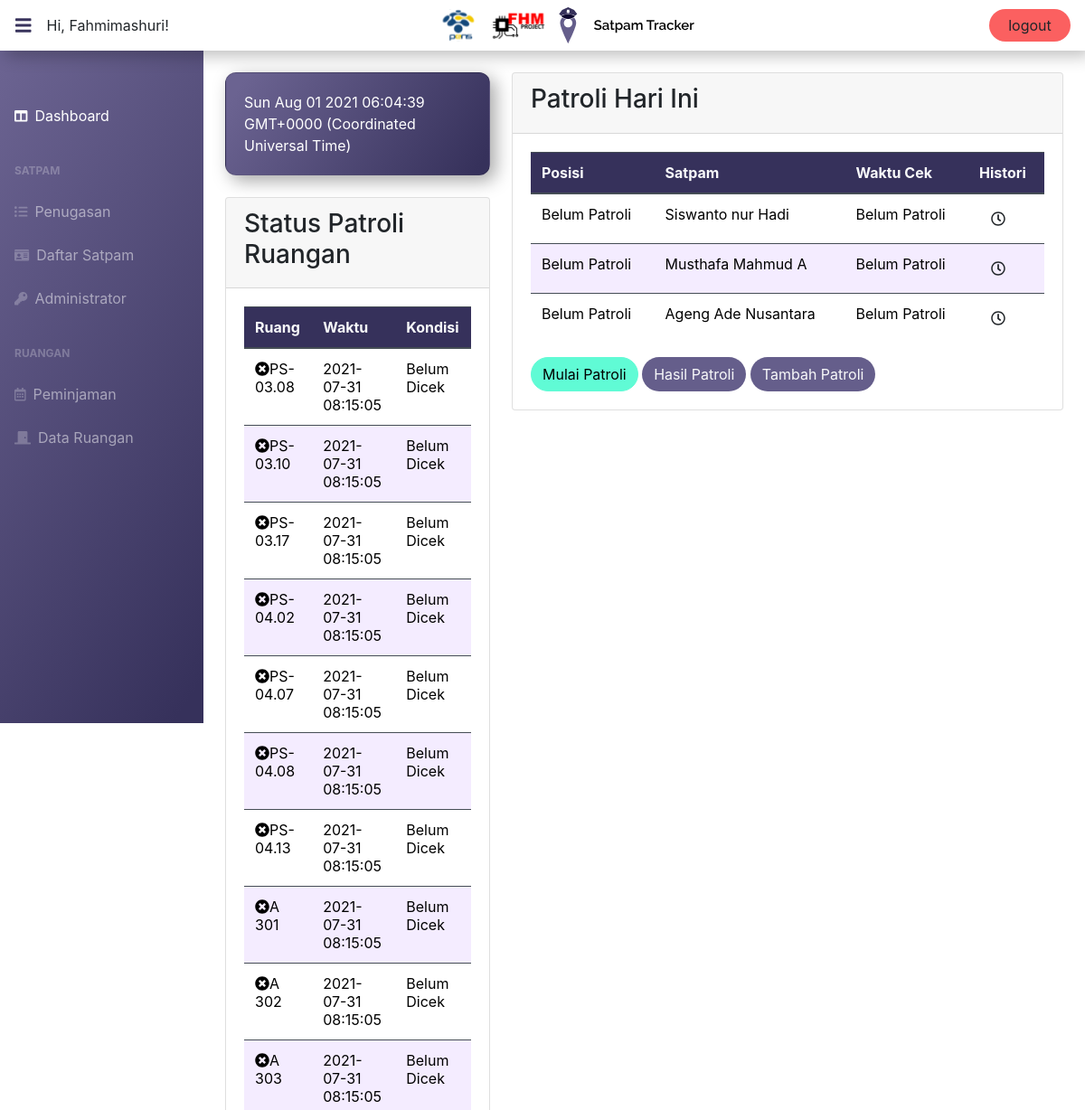
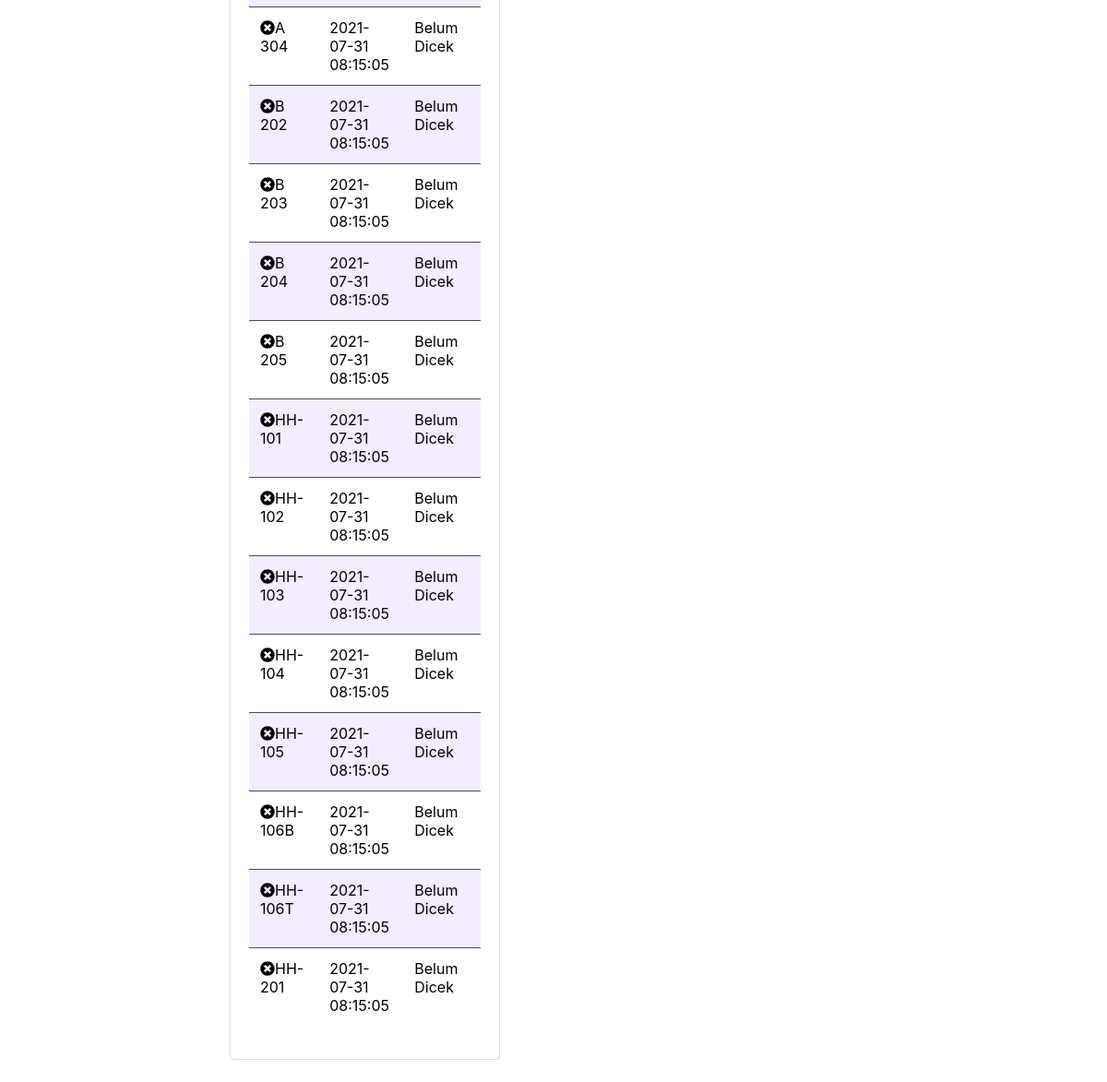
The page /index.php (signed in) on the database its author committed (2 pictures, top to bottom).
### tables this page shows
CREATE TABLE `data_tugas_new` (
  `id` int(11) NOT NULL,
  `ruang` varchar(255) NOT NULL,
  `nip` varchar(11) NOT NULL,
  `satpam` varchar(255) NOT NULL,
  `rfid` varchar(11) NOT NULL,
  `tanggal` date NOT NULL DEFAULT current_timestamp(),
  `status` int(2) NOT NULL,
  `status_ruangan` varchar(255) NOT NULL,
  `waktu_cek` timestamp NOT NULL DEFAULT current_timestamp() ON UPDATE current_timestamp()
);

CREATE TABLE `data_satpam_new` (
  `u_id` mediumint(255) NOT NULL,
  `rfid` varchar(255) DEFAULT NULL,
  `nip` varchar(255) DEFAULT NULL,
  `nama` varchar(255) DEFAULT NULL,
  `email` varchar(255) DEFAULT NULL,
  `pass` varchar(255) DEFAULT NULL,
  `posisi` varchar(255) DEFAULT NULL,
  `alamat` varchar(255) DEFAULT NULL,
  `umur` mediumint(9) DEFAULT NULL,
  `tanggal_masuk` varchar(255) DEFAULT NULL,
  `nomor_hp` varchar(100) DEFAULT NULL
);

### index.php (the view, shortened to what this page needs)
<?php
   include 'head.php';
   ?>
<?php
   include 'nav.php';
   $conn = new mysqli(DB_HOST, DB_USER, DB_PASSWORD, DB_DATABASE);
   $sql = "SELECT ruang.* FROM ruang WHERE NOT EXISTS(SELECT 1 FROM data_tugas_new WHERE data_tugas_new.ruang=ruang.ruang)";
$result = $conn->query($sql);
   $sql = "SELECT * FROM data_tugas_new";
   $result = $conn->query($sql);
   if ($result->num_rows > 0) {
     while($row = mysqli_fetch_object($result)) {
      $patroli[] = $row;
   }}
   $sql = "SELECT * FROM data_satpam_new";
   $result = $conn->query($sql);
   if ($result->num_rows > 0) {
     while($row = mysqli_fetch_object($result)) {
      $satpam[] = $row;
   }}
   ?>
<body class="sb-nav-fixed " onload=display_ct();>
   <div id="layoutSidenav_content">
   <main>
      <div class="container-fluid">
      <div class="row">
         <div class="col-xl-4 col-md-6">
            <div class="card text-white mb-4" style="background: linear-gradient(123.27deg, #6B6391 6.82%, #36315B 95.63%);box-shadow: 6px 6px 19px rgba(0, 0, 0, 0.35);border-radius: 12px;">
               <div class="card-body"><span id='ct' ></span> </div>
            </div>
            <div class="card mb-4">
               <div class="card-header">
                  <H3>Status Patroli Ruangan</H3>
               </div>
               <div class="card-body">
                  <div >
                     <table class="table table-striped table-dark"  width="100%" cellspacing="0">
                        <thead class="text-light">
                           <tr>
                              <th>Ruang</th>
                              <th>Waktu</th>
                              <th>Kondisi</th>
                           </tr>
                        </thead>
                        <tbody>
                        <?php
                                        foreach ($patroli as $patrolis) {
                                        ?>
                                        <?php echo "<tr>
                                        <td>". getdatass(1,$patrolis->ruang) . $patrolis->ruang . "</td>"?>
                                        <?php  echo "<td>". $patrolis->waktu_cek . "</td>" ?>
                                        <?php  echo "<td>" . getdatass(0,$patrolis->ruang) . "</td></tr>" ?>
                                        <?php
                                            }
                                        ?>
                        </tbody>
                     </table>
                  </div>
               </div>
            </div>
         </div>
         <div class="col-12 col-sm-6 col-md-8">
            <div class="card mb-4">
               <div class="card-header">
                  <h3>Patroli Hari Ini</h3>
               </div>
               <div class="card-body">
                  <div>
                  <table class="table table-striped table-dark" style="background: #36315B;" width="100%" cellspacing="0">
                        <thead class="text-light">
                           <tr>
                              <th>Posisi</th>
                              <th>Satpam</th>
                              <th>Waktu Cek</th>
                              <th>Histori</th>
                           </tr>
                        </thead>
                        <tbody>
                        <?php
                                        foreach ($satpam as $satpams) {
                                        ?>
                                        <?php echo "<tr>
                                        <td>" . getdatass(2,$satpams->nama) . "</td>"?>
                                        <?php  echo "<td>". $satpams->nama . "</td>" ?>
                                        <?php  echo "<td>". getdatass(3,$satpams->nama) . "</td>" ?>
                                        <?php  echo '<td><button class="btn"  data-toggle="modal" data-target="#report'.$satpams->u_id.'"><i class="far fa-clock"></i></button></td></tr>' ?>
                                        <?php
                                            }
                                        ?>
                        </tbody>
                     </table>
                     <?php
                        echo button();
                     ?>
                  </div>
               </div>
            </div>
         </div>
      </div>
   </main>
                  <?php
                     function getdatass($mode, $ruanganq){
                        $conn = new mysqli(DB_HOST, DB_USER, DB_PASSWORD, DB_DATABASE);
                        if ($mode == 1){
                           $sql = "SELECT status FROM data_masuk WHERE `nama_ruang` = '$ruanganq' AND date > NOW() - INTERVAL 4 DAY_HOUR ORDER BY `date` DESC LIMIT 1";
                           $result = $conn->query($sql);
                           if ($result->num_rows > 0) {
                              return "<i class='fas fa-check'></i>";
                           }
                           else{
                              return "<i class='fas fa-times-circle'></i>";
                           }
                        }
                        if ($mode == 0){
                           $sql = "SELECT status FROM data_masuk WHERE `nama_ruang` = '$ruanganq' AND date > NOW() - INTERVAL 4 DAY_HOUR ORDER BY `date` DESC LIMIT 1";
                           $result = $conn->query($sql);
                           if ($result->num_rows > 0) {
                              while($row = mysqli_fetch_array($result)) {
                                 return $row['status'];
                           }}
                           else{
                              return "Belum Dicek";
                           }
                        }
                        if ($mode == 2){
                           $sql = "SELECT `nama_ruang` FROM data_masuk WHERE nama_pengecek = '$ruanganq' AND date > NOW() - INTERVAL 4 DAY_HOUR ORDER BY `date` DESC LIMIT 1";
                           $result = $conn->query($sql);
                           if ($result->num_rows > 0) {
                           while($row = mysqli_fetch_array($result)) {
                              return $row['nama_ruang'];
                           }}
                           else{
                              return "Belum Patroli";
                           }
                        }
                        if ($mode == 3){
                           $sql = "SELECT date FROM data_masuk WHERE nama_pengecek = '$ruanganq' AND date > NOW() - INTERVAL 4 DAY_HOUR ORDER BY `date` DESC LIMIT 1";
                           $result = $conn->query($sql);
                           if ($result->num_rows > 0) {
                           while($row = mysqli_fetch_array($result)) {
                              return $row['date'];
                           }}
                           else{
                              return "Belum Patroli";
                           }
                        }
                     }
      function button(){
         $conn = new mysqli(DB_HOST, DB_USER, DB_PASSWORD, DB_DATABASE);
            $sql = "SELECT id FROM data_tugas_new WHERE status = 0";
            $result = $conn->query($sql);
            if ($result->num_rows > 0) {
              return '
              <a href="mulai.php?mulai=1&tempat=0" type="button" class="btn btn-primary" style="background: #FB6060; border-color: #60FBD5; color: #000; border-radius: 32px;">Hentikan Patroli</a>
              <button type="button" class="btn text-light" style="background: #655E8B; border-radius: 32px;" data-toggle="modal" data-target="#exampleModal" disabled>Tambah Patroli</button>';
            }else{
               return '
               <a href="mulai.php?mulai=0&tempat=0" type="button" class="btn btn-primary" style="background: #60FBD5; border-color: #60FBD5; color: #000; border-radius: 32px;">Mulai Patroli</a>
               <button type="button" class="btn text-light" style="background: #655E8B; border-radius: 32px;">Hasil Patroli</button>
               <button type="button" class="btn text-light" style="background: #655E8B; border-radius: 32px;" data-toggle="modal" data-target="#exampleModal">Tambah Patroli</button>';
            }
      }
      ?>
</body>
<?php
include 'footerv2.php';
?>

### head.php (shortened to what this page needs)
<head>
    <link href="css/styles.css" rel="stylesheet" />
    <link href="https://cdn.datatables.net/1.10.24/css/jquery.dataTables.min.css" rel="stylesheet" />
    <link href="https://cdn.datatables.net/datetime/1.0.3/css/dataTables.dateTime.min.css" rel="stylesheet" />
    <link rel="stylesheet" href="//cdnjs.cloudflare.com/ajax/libs/timepicker/1.3.5/jquery.timepicker.min.css">
    <link rel="stylesheet" type="text/css" href="//cdnjs.cloudflare.com/ajax/libs/chosen/1.1.0/chosen.min.css">
</head>

### nav.php
<nav class="sb-topnav navbar navbar-expand" style="background: #FFFFFF;
box-shadow: 6px 6px 17px rgba(0, 0, 0, 0.25);">
            <button class="btn btn-link btn-lg" style="color: #38335C;" id="sidebarToggle" href="#!"><i class="fas fa-bars"></i></button>
            <div  >
                <?php if(isset($_SESSION['SESS_USER_ID'])) { ?>
                <a>Hi, <?php echo $_SESSION['SESS_USERNAME'] ?>!</a>
                <?php }else{ ?>
                <script type="text/javascript">location.href = 'login.php';</script>
                <?php } ?>
            </div>
            <div style="display: flex; align-items: center; justify-content: center; margin: auto"><img href="index.php" style="width: 364px;height: 40px;" src="./assets/logo.svg"></img></div>
            <a href="#!"> <div style="left: 0%;right: 0%;top: 0%;bottom: 0%;background: #FB6060;border-radius: 40px;width: 90; height: 36; line-height: 12px;display: flex;align-items: center;text-align: center; justify-content: center; " style="cursor: pointer;" onclick="window.location='logout.php';" > <a>logout</a></div> </a>
        </nav>
        <div id="layoutSidenav" >
            <div id="layoutSidenav_nav" >
                <nav class="sb-sidenav accordion sb-sidenav-dark" id="sidenavAccordion" style="background: linear-gradient(123.27deg, #6B6391 6.82%, #36315B 95.63%);">
                    <div class="sb-sidenav-menu">
                        <div class="nav" >
                        <br>
                        <br>
                            <a class="nav-link" href="index.php">
                                <div class="sb-nav-link-icon"><i class="fas fa-columns"></i></div>
                                Dashboard
                            </a>
                            <div class="sb-sidenav-menu-heading" >Satpam</div>
                            <a class="nav-link" href="penugasan_new.php">
                                <div class="sb-nav-link-icon"><i class="fas fa-list-ul"></i></div>
                                Penugasan
                            </a>
                            <a class="nav-link" href="presensi.php">
                                <div class="sb-nav-link-icon"><i class="fas fa-id-card"></i></div>
                                Daftar Satpam
                            </a>
                            <a class="nav-link" href="admin.php">
                                <div class="sb-nav-link-icon"><i class="fas fa-key"></i></div>
                                Administrator
                            </a>
                            <div class="sb-sidenav-menu-heading">Ruangan</div>
                            <a class="nav-link" href="peminjaman.php">
                                <div class="sb-nav-link-icon"><i class="far fa-calendar-alt"></i></i></div>
                                Peminjaman
                            </a>
                            <a class="nav-link" href="daftar-ruang.php">
                                <div class="sb-nav-link-icon"><i class="fas fa-door-closed"></i></i></div>
                                Data Ruangan
                            </a>
                        </div>
                    </div>
                </nav>
            </div>

### footerv2.php (shortened to what this page needs)
</div>

### rows shown on the page
data_tugas_new: ruang "PS-03.08", waktu_cek "2021-07-31 08:15:05", ruang "Belum Dicek"
data_tugas_new: ruang "PS-03.10", waktu_cek "2021-07-31 08:15:05", ruang "Belum Dicek"
data_tugas_new: ruang "PS-03.17", waktu_cek "2021-07-31 08:15:05", ruang "Belum Dicek"
data_tugas_new: ruang "PS-04.02", waktu_cek "2021-07-31 08:15:05", ruang "Belum Dicek"
data_tugas_new: ruang "PS-04.07", waktu_cek "2021-07-31 08:15:05", ruang "Belum Dicek"
data_tugas_new: ruang "PS-04.08", waktu_cek "2021-07-31 08:15:05", ruang "Belum Dicek"
data_tugas_new: ruang "PS-04.13", waktu_cek "2021-07-31 08:15:05", ruang "Belum Dicek"
data_tugas_new: ruang "A 301", waktu_cek "2021-07-31 08:15:05", ruang "Belum Dicek"
data_tugas_new: ruang "A 302", waktu_cek "2021-07-31 08:15:05", ruang "Belum Dicek"
data_tugas_new: ruang "A 303", waktu_cek "2021-07-31 08:15:05", ruang "Belum Dicek"
data_tugas_new: ruang "A 304", waktu_cek "2021-07-31 08:15:05", ruang "Belum Dicek"
data_tugas_new: ruang "B 202", waktu_cek "2021-07-31 08:15:05", ruang "Belum Dicek"
data_tugas_new: ruang "B 203", waktu_cek "2021-07-31 08:15:05", ruang "Belum Dicek"
data_tugas_new: ruang "B 204", waktu_cek "2021-07-31 08:15:05", ruang "Belum Dicek"
data_tugas_new: ruang "B 205", waktu_cek "2021-07-31 08:15:05", ruang "Belum Dicek"
data_tugas_new: ruang "HH-101", waktu_cek "2021-07-31 08:15:05", ruang "Belum Dicek"
data_tugas_new: ruang "HH-102", waktu_cek "2021-07-31 08:15:05", ruang "Belum Dicek"
data_tugas_new: ruang "HH-103", waktu_cek "2021-07-31 08:15:05", ruang "Belum Dicek"
data_tugas_new: ruang "HH-104", waktu_cek "2021-07-31 08:15:05", ruang "Belum Dicek"
data_tugas_new: ruang "HH-105", waktu_cek "2021-07-31 08:15:05", ruang "Belum Dicek"
data_tugas_new: ruang "HH-106B", waktu_cek "2021-07-31 08:15:05", ruang "Belum Dicek"
data_tugas_new: ruang "HH-106T", waktu_cek "2021-07-31 08:15:05", ruang "Belum Dicek"
data_tugas_new: ruang "HH-201", waktu_cek "2021-07-31 08:15:05", ruang "Belum Dicek"
data_satpam_new: nama "Belum Patroli", nama "Siswanto nur Hadi"
data_satpam_new: nama "Belum Patroli", nama "Musthafa Mahmud A"
data_satpam_new: nama "Belum Patroli", nama "Ageng Ade Nusantara"

### other values the page prints
$_SESSION['SESS_USERNAME'] "Fahmimashuri"
